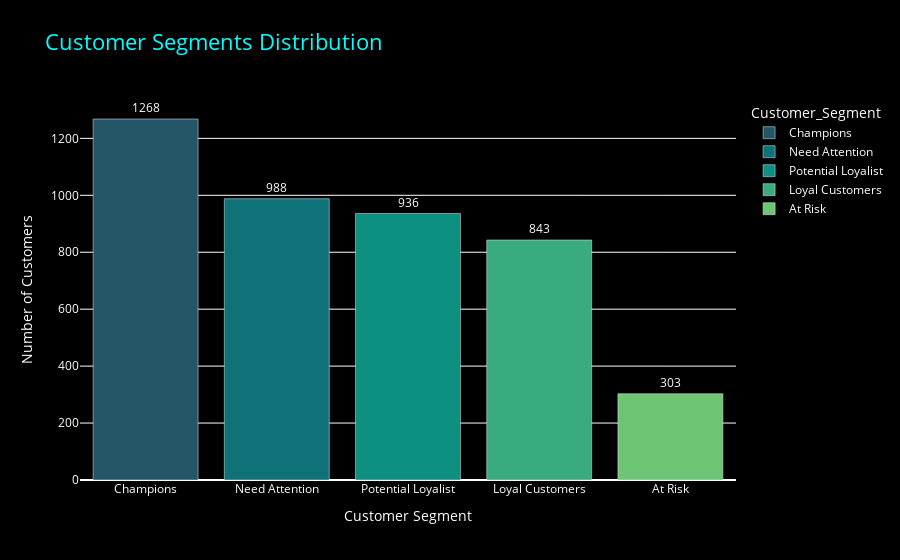
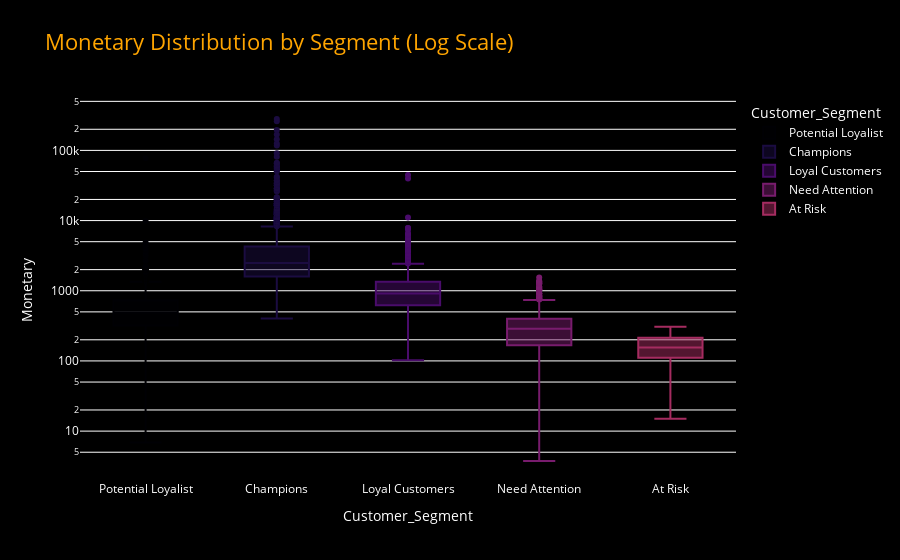
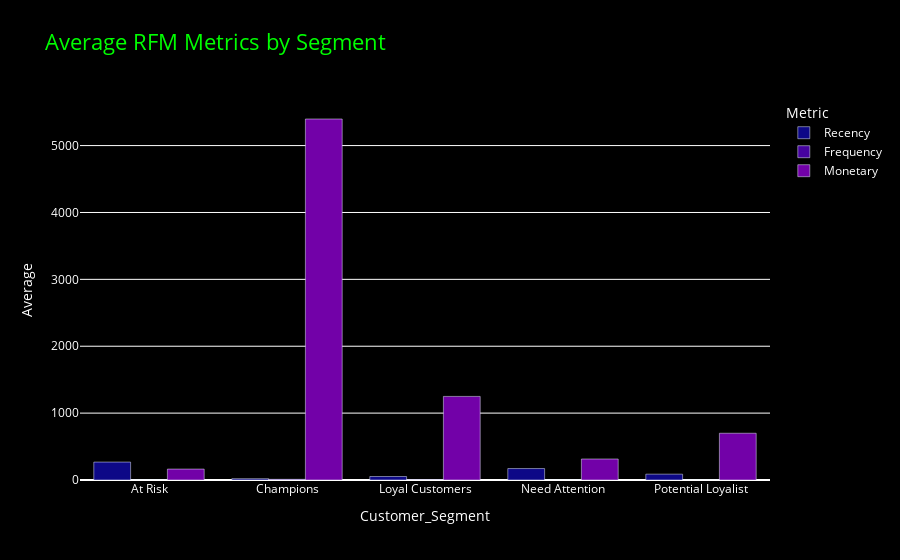
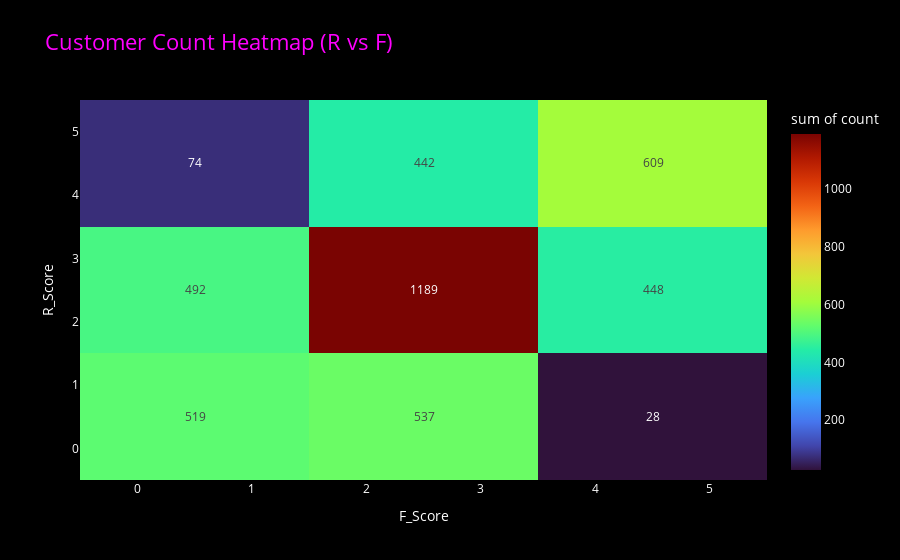

Source (notebook cell) for these figures, in order:
### Markdown cell above
##Visualization

### Code cell
import pandas as pd
import numpy as np
import plotly.express as px

# ==== 1. Customer Segment Distribution ====
seg_counts = rfm['Customer_Segment'].value_counts().reset_index()
seg_counts.columns = ['Customer_Segment', 'count']

fig1 = px.bar(
    seg_counts,
    x='Customer_Segment',
    y='count',
    text='count',
    color='Customer_Segment',
    color_discrete_sequence=px.colors.sequential.Aggrnyl,
    title="Customer Segments Distribution"
)
fig1.update_traces(textposition='outside')
fig1.update_layout(
    xaxis_title="Customer Segment",
    yaxis_title="Number of Customers",
    title_font=dict(size=22, color='cyan'),
    plot_bgcolor="black", paper_bgcolor="black",
    font=dict(color="white")
)
fig1.show()

# ==== 2. Monetary Distribution (Boxplot with log scale) ====
fig2 = px.box(
    rfm, x="Customer_Segment", y="Monetary", color="Customer_Segment",
    color_discrete_sequence=px.colors.sequential.Inferno,
    title="Monetary Distribution by Segment (Log Scale)"
)
fig2.update_yaxes(type="log")
fig2.update_layout(
    plot_bgcolor="black", paper_bgcolor="black",
    font=dict(color="white"), title_font=dict(size=22, color='orange')
)
fig2.show()

# ==== 3. Average RFM Metrics by Segment ====
rfm_summary = rfm.groupby('Customer_Segment')[['Recency','Frequency','Monetary']].mean().reset_index()
rfm_summary_melted = rfm_summary.melt(id_vars='Customer_Segment', var_name='Metric', value_name='Average')

fig3 = px.bar(
    rfm_summary_melted, x="Customer_Segment", y="Average",
    color="Metric", barmode="group",
    color_discrete_sequence=px.colors.sequential.Plasma,
    title="Average RFM Metrics by Segment"
)
fig3.update_layout(
    plot_bgcolor="black", paper_bgcolor="black",
    font=dict(color="white"), title_font=dict(size=22, color='lime')
)
fig3.show()

# ==== 4. Heatmap: Customer Count (R vs F) ====
rfm_count = rfm.groupby(['R_Score','F_Score']).size().reset_index(name="count")

fig4 = px.density_heatmap(
    rfm_count, x="F_Score", y="R_Score", z="count",
    text_auto=True, color_continuous_scale="Turbo",
    title="Customer Count Heatmap (R vs F)"
)
fig4.update_layout(
    plot_bgcolor="black", paper_bgcolor="black",
    font=dict(color="white"), title_font=dict(size=22, color='magenta')
)
fig4.show()

### Figure 1 — Plotly figure (JSON) as saved in the notebook; plotly's stock layout.template omitted (floating-point values rounded to 4 significant figures)
{"data": [{"hovertemplate": "Customer_Segment=%{x}<br>count=%{text}<extra></extra>", "legendgroup": "Champions", "marker": {"color": "rgb(36, 86, 104)", "pattern": {"shape": ""}}, "name": "Champions", "orientation": "v", "showlegend": true, "text": [1268.0], "textposition": "outside", "type": "bar", "x": ["Champions"], "xaxis": "x", "y": [1268], "yaxis": "y"}, {"hovertemplate": "Customer_Segment=%{x}<br>count=%{text}<extra></extra>", "legendgroup": "Need Attention", "marker": {"color": "rgb(15, 114, 121)", "pattern": {"shape": ""}}, "name": "Need Attention", "orientation": "v", "showlegend": true, "text": [988.0], "textposition": "outside", "type": "bar", "x": ["Need Attention"], "xaxis": "x", "y": [988], "yaxis": "y"}, {"hovertemplate": "Customer_Segment=%{x}<br>count=%{text}<extra></extra>", "legendgroup": "Potential Loyalist", "marker": {"color": "rgb(13, 143, 129)", "pattern": {"shape": ""}}, "name": "Potential Loyalist", "orientation": "v", "showlegend": true, "text": [936.0], "textposition": "outside", "type": "bar", "x": ["Potential Loyalist"], "xaxis": "x", "y": [936], "yaxis": "y"}, {"hovertemplate": "Customer_Segment=%{x}<br>count=%{text}<extra></extra>", "legendgroup": "Loyal Customers", "marker": {"color": "rgb(57, 171, 126)", "pattern": {"shape": ""}}, "name": "Loyal Customers", "orientation": "v", "showlegend": true, "text": [843.0], "textposition": "outside", "type": "bar", "x": ["Loyal Customers"], "xaxis": "x", "y": [843], "yaxis": "y"}, {"hovertemplate": "Customer_Segment=%{x}<br>count=%{text}<extra></extra>", "legendgroup": "At Risk", "marker": {"color": "rgb(110, 197, 116)", "pattern": {"shape": ""}}, "name": "At Risk", "orientation": "v", "showlegend": true, "text": [303.0], "textposition": "outside", "type": "bar", "x": ["At Risk"], "xaxis": "x", "y": [303], "yaxis": "y"}], "layout": {"barmode": "relative", "font": {"color": "white"}, "legend": {"title": {"text": "Customer_Segment"}, "tracegroupgap": 0}, "paper_bgcolor": "black", "plot_bgcolor": "black", "title": {"font": {"color": "cyan", "size": 22}, "text": "Customer Segments Distribution"}, "xaxis": {"anchor": "y", "categoryarray": ["Champions", "Need Attention", "Potential Loyalist", "Loyal Customers", "At Risk"], "categoryorder": "array", "domain": [0, 1], "title": {"text": "Customer Segment"}}, "yaxis": {"anchor": "x", "domain": [0, 1], "title": {"text": "Number of Customers"}}}}

### Figure 2 — Plotly figure (JSON) as saved in the notebook; plotly's stock layout.template omitted (floating-point values rounded to 4 significant figures; data arrays with more than 128 entries replaced by an {"elided": "..."} marker saying what was removed)
{"data": [{"alignmentgroup": "True", "hovertemplate": "Customer_Segment=%{x}<br>Monetary=%{y}<extra></extra>", "legendgroup": "Potential Loyalist", "marker": {"color": "#000004"}, "name": "Potential Loyalist", "notched": false, "offsetgroup": "Potential Loyalist", "orientation": "v", "showlegend": true, "type": "box", "x": {"elided": "936 str values"}, "x0": " ", "xaxis": "x", "y": {"elided": "936 float values"}, "y0": " ", "yaxis": "y"}, {"alignmentgroup": "True", "hovertemplate": "Customer_Segment=%{x}<br>Monetary=%{y}<extra></extra>", "legendgroup": "Champions", "marker": {"color": "#1b0c41"}, "name": "Champions", "notched": false, "offsetgroup": "Champions", "orientation": "v", "showlegend": true, "type": "box", "x": {"elided": "1268 str values"}, "x0": " ", "xaxis": "x", "y": {"elided": "1268 float values"}, "y0": " ", "yaxis": "y"}, {"alignmentgroup": "True", "hovertemplate": "Customer_Segment=%{x}<br>Monetary=%{y}<extra></extra>", "legendgroup": "Loyal Customers", "marker": {"color": "#4a0c6b"}, "name": "Loyal Customers", "notched": false, "offsetgroup": "Loyal Customers", "orientation": "v", "showlegend": true, "type": "box", "x": {"elided": "843 str values"}, "x0": " ", "xaxis": "x", "y": {"elided": "843 float values"}, "y0": " ", "yaxis": "y"}, {"alignmentgroup": "True", "hovertemplate": "Customer_Segment=%{x}<br>Monetary=%{y}<extra></extra>", "legendgroup": "Need Attention", "marker": {"color": "#781c6d"}, "name": "Need Attention", "notched": false, "offsetgroup": "Need Attention", "orientation": "v", "showlegend": true, "type": "box", "x": {"elided": "988 str values"}, "x0": " ", "xaxis": "x", "y": {"elided": "988 float values"}, "y0": " ", "yaxis": "y"}, {"alignmentgroup": "True", "hovertemplate": "Customer_Segment=%{x}<br>Monetary=%{y}<extra></extra>", "legendgroup": "At Risk", "marker": {"color": "#a52c60"}, "name": "At Risk", "notched": false, "offsetgroup": "At Risk", "orientation": "v", "showlegend": true, "type": "box", "x": {"elided": "303 str values"}, "x0": " ", "xaxis": "x", "y": {"elided": "303 float values"}, "y0": " ", "yaxis": "y"}], "layout": {"boxmode": "overlay", "font": {"color": "white"}, "legend": {"title": {"text": "Customer_Segment"}, "tracegroupgap": 0}, "paper_bgcolor": "black", "plot_bgcolor": "black", "title": {"font": {"color": "orange", "size": 22}, "text": "Monetary Distribution by Segment (Log Scale)"}, "xaxis": {"anchor": "y", "categoryarray": ["Potential Loyalist", "Champions", "Loyal Customers", "Need Attention", "At Risk"], "categoryorder": "array", "domain": [0, 1], "title": {"text": "Customer_Segment"}}, "yaxis": {"anchor": "x", "domain": [0, 1], "title": {"text": "Monetary"}, "type": "log"}}}

### Figure 3 — Plotly figure (JSON) as saved in the notebook; plotly's stock layout.template omitted (floating-point values rounded to 4 significant figures)
{"data": [{"alignmentgroup": "True", "hovertemplate": "Metric=Recency<br>Customer_Segment=%{x}<br>Average=%{y}<extra></extra>", "legendgroup": "Recency", "marker": {"color": "#0d0887", "pattern": {"shape": ""}}, "name": "Recency", "offsetgroup": "Recency", "orientation": "v", "showlegend": true, "textposition": "auto", "type": "bar", "x": ["At Risk", "Champions", "Loyal Customers", "Need Attention", "Potential Loyalist"], "xaxis": "x", "y": [267.8, 19.9, 52.15, 171.4, 87.37], "yaxis": "y"}, {"alignmentgroup": "True", "hovertemplate": "Metric=Frequency<br>Customer_Segment=%{x}<br>Average=%{y}<extra></extra>", "legendgroup": "Frequency", "marker": {"color": "#46039f", "pattern": {"shape": ""}}, "name": "Frequency", "offsetgroup": "Frequency", "orientation": "v", "showlegend": true, "textposition": "auto", "type": "bar", "x": ["At Risk", "Champions", "Loyal Customers", "Need Attention", "Potential Loyalist"], "xaxis": "x", "y": [1.0, 9.913, 3.235, 1.2, 1.865], "yaxis": "y"}, {"alignmentgroup": "True", "hovertemplate": "Metric=Monetary<br>Customer_Segment=%{x}<br>Average=%{y}<extra></extra>", "legendgroup": "Monetary", "marker": {"color": "#7201a8", "pattern": {"shape": ""}}, "name": "Monetary", "offsetgroup": "Monetary", "orientation": "v", "showlegend": true, "textposition": "auto", "type": "bar", "x": ["At Risk", "Champions", "Loyal Customers", "Need Attention", "Potential Loyalist"], "xaxis": "x", "y": [163.2, 5398.0, 1250.0, 313.9, 699.1], "yaxis": "y"}], "layout": {"barmode": "group", "font": {"color": "white"}, "legend": {"title": {"text": "Metric"}, "tracegroupgap": 0}, "paper_bgcolor": "black", "plot_bgcolor": "black", "title": {"font": {"color": "lime", "size": 22}, "text": "Average RFM Metrics by Segment"}, "xaxis": {"anchor": "y", "domain": [0, 1], "title": {"text": "Customer_Segment"}}, "yaxis": {"anchor": "x", "domain": [0, 1], "title": {"text": "Average"}}}}

### Figure 4 — Plotly figure (JSON) as saved in the notebook; plotly's stock layout.template omitted (floating-point values rounded to 4 significant figures)
{"data": [{"coloraxis": "coloraxis", "histfunc": "sum", "hovertemplate": "F_Score=%{x}<br>R_Score=%{y}<br>sum of count=%{z}<extra></extra>", "name": "", "texttemplate": "%{z}", "type": "histogram2d", "x": [1, 2, 3, 4, 1, 2, 3, 4, 1, 2, 3, 4, 1, 2, 3, 4], "xaxis": "x", "xbingroup": "x", "y": [4, 4, 4, 4, 3, 3, 3, 3, 2, 2, 2, 2, 1, 1, 1, 1], "yaxis": "y", "ybingroup": "y", "z": [74, 160, 282, 609, 185, 246, 330, 302, 307, 294, 319, 146, 519, 384, 153, 28]}], "layout": {"coloraxis": {"colorbar": {"title": {"text": "sum of count"}}, "colorscale": [[0, "#30123b"], [0.07143, "#4145ab"], [0.1429, "#4675ed"], [0.2143, "#39a2fc"], [0.2857, "#1bcfd4"], [0.3571, "#24eca6"], [0.4286, "#61fc6c"], [0.5, "#a4fc3b"], [0.5714, "#d1e834"], [0.6429, "#f3c63a"], [0.7143, "#fe9b2d"], [0.7857, "#f36315"], [0.8571, "#d93806"], [0.9286, "#b11901"], [1, "#7a0402"]]}, "font": {"color": "white"}, "legend": {"tracegroupgap": 0}, "paper_bgcolor": "black", "plot_bgcolor": "black", "title": {"font": {"color": "magenta", "size": 22}, "text": "Customer Count Heatmap (R vs F)"}, "xaxis": {"anchor": "y", "domain": [0, 1], "title": {"text": "F_Score"}}, "yaxis": {"anchor": "x", "domain": [0, 1], "title": {"text": "R_Score"}}}}
